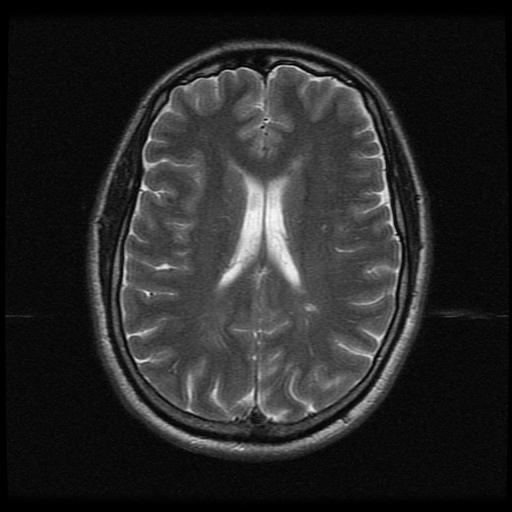
//> input picture GaborBars/data/brain2.jpg, 512 x 512 px
$ ./gaborFunction   (built with g++ and OpenCV 4)
//> lines starting //> are read from the running program, lines starting //| are printed output that depends on the picture
/*
 * =====================================================================================
 *
 *       Filename:  gaborFunction.cpp
 *
 *    Description:  gabor main function
 *
 *        Version:  1.0
 *        Created:  04/11/2017 02:39:23
 *       Revision:  none
 *       Compiler:  gcc
 *
 *         Author:  Ada Kaminkure (AdaCode), ada@adacode.io
 *        Company:  ADACODE.IO
 *
 * =====================================================================================
 */

#include <iostream>
#include <vector>
#include "opencv2/opencv.hpp"

using namespace std;
using namespace cv;

const int thata_max = 360;
const int sigma_max = 100;
const int lambd_max = 180;
const int kernel_max = 500;

int thata_slider, sigma_slider, lambd_slider, kernel_slider;
double thata, sigma, lambd, kernel_value;

Mat img, gaborKernel, dst;

void on_trackbar(int, void*)
{
	thata = (double)thata_slider;
	sigma = (double)sigma_slider;
	lambd = (double)lambd_slider;
	kernel_value = (double)kernel_slider;

	int ksize = kernel_value, ktype = CV_64F;
	double psi = CV_PI*0.5;
	if(ksize <= 0)
		ksize = 1;
	Mat gaborKernel = getGaborKernel(Size(ksize, ksize), sigma, thata, lambd, 1, psi, ktype);
	filter2D(img, dst, img.depth(), gaborKernel);
	Mat marked;
	cvtColor(dst.clone(), marked, COLOR_RGB2GRAY);
	vector<Point> pointStore;

	for(int row = 0; row<marked.rows; row++)
	{
		for(int col = 0; col<marked.cols; col++)
		{
			int intensity = (int)marked.at<uchar>(row, col);
			if(intensity >= 255)
			{
				Point center(col, row);
//				circle(dst, center,	1, Scalar(0,0,255), 0);
				pointStore.push_back(center);
			}
		}
	}
	imshow("Kernel", gaborKernel);

// axis
	line(dst, Point(dst.cols/2, 0), Point(dst.cols/2, dst.rows), Scalar(0, 255, 0), 3);
	line(dst, Point(0, dst.rows/2), Point(dst.cols, dst.rows/2), Scalar(0, 255, 0), 3);
	line(dst, Point(1, 1), Point(dst.cols, dst.rows), Scalar(0, 255, 0), 3);
	line(dst, Point(dst.cols, 0), Point(0, dst.rows), Scalar(0, 255, 0), 3);
	imshow("Gabor Result", dst);
	cout << "nPoint = " << pointStore.size() << endl;
}

int main(int argc, char *argv[])
{
	img = imread("./data/brain2.jpg", 1);
//> img is the input picture: 512 rows x 512 cols, CV_8UC3; min 0, max 255, mean 39.6
	if(!img.data)
		cout << "Image not found" << endl;
// Region of interest
	Rect roi;
	roi.x = img.cols/13;
//> roi = Rect(39, 0, 0, 0)
	roi.y = img.rows/13;
//> roi = Rect(39, 39, 0, 0)
	roi.width = img.cols - roi.x*2;
//> roi = Rect(39, 39, 434, 0)
	roi.height = img.rows - roi.y*2;
//> roi = Rect(39, 39, 434, 434)
	img = img(roi);
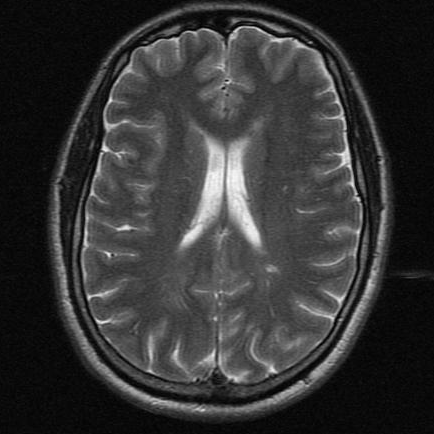
//> img: 434 rows x 434 cols, CV_8UC3; min 0, max 255, mean 52.3


// destination Mat
	dst = cv::Mat(img.size(), img.type());

	//init slide value
	thata_slider = 180;
	sigma_slider = 2;
	lambd_slider = 10;
	kernel_slider = 11;

	//named window
	namedWindow("Gabor Result", 0);

	//Create trackbar
	char namedThata[50], namedSigma[50], namedLambd[50], namedKernel[50];
	sprintf(namedThata, "Thata");
	sprintf(namedSigma, "Sigma");
	sprintf(namedLambd, "Lambd");
	sprintf(namedKernel, "Kernel Size");
	createTrackbar(namedThata, "Gabor Result", &thata_slider, thata_max, on_trackbar);
	createTrackbar(namedSigma, "Gabor Result", &sigma_slider, sigma_max, on_trackbar);
	createTrackbar(namedLambd, "Gabor Result", &lambd_slider, lambd_max, on_trackbar);
	createTrackbar(namedKernel, "Gabor Result", &kernel_slider, kernel_max, on_trackbar);

	//Move window
	moveWindow("Gabor Result", 0, 0);

	//show trackbar
	on_trackbar(thata_slider, 0);
//> in on_trackbar, `filter2D(img, dst, img.depth(), gaborKernel);`:
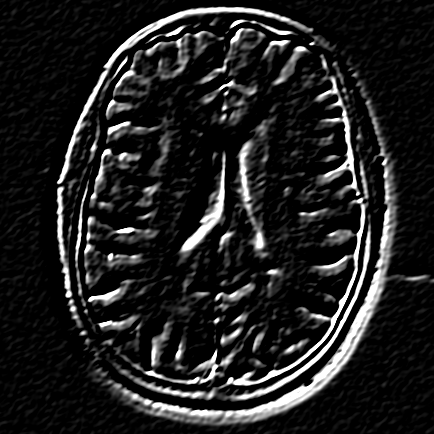
//> dst: 434 rows x 434 cols, CV_8UC3; min 0, max 255, mean 32.5
//> after the loop in on_trackbar, `for(int row = 0; row<marked.rows; row++)`: pointStore = 6686 Points (x, y), first 12: [208, 8], [209, 8], [210, 8], [211, 8], [212, 8], [213, 8], [214, 8], [215, 8], [216, 8], [217, 8], [218, 8], [219, 8]
//> in on_trackbar, `line(dst, Point(dst.cols, 0), Point(0, dst.rows), Scalar(0, 255, 0), 3);`:
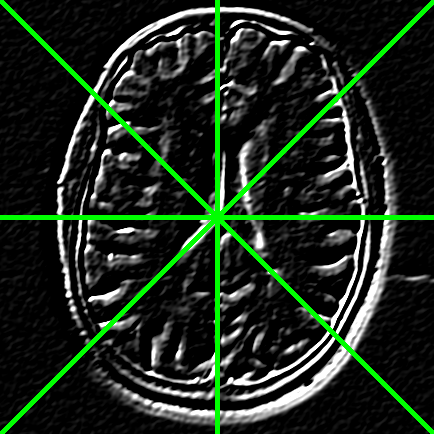
//> dst: 434 rows x 434 cols, CV_8UC3; mean B, G, R 30.4, 44.3, 30.4
//| nPoint = 6686
	on_trackbar(sigma_slider, 0);
//| nPoint = 6686
	on_trackbar(lambd_slider, 0);
//| nPoint = 6686
	on_trackbar(kernel_slider, 0);
//| nPoint = 6686

	waitKey(0);

	return 0;
}

$ run again, with GaborBars/data/brain1.jpg copied over GaborBars/data/brain2.jpg
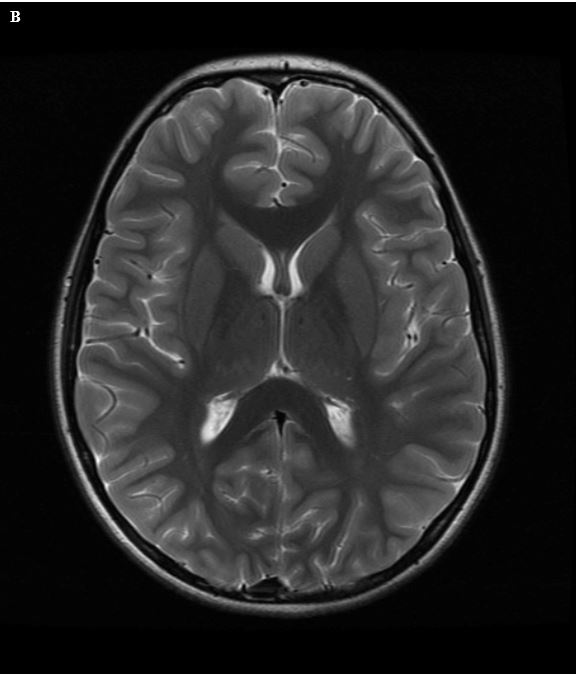
//> input picture GaborBars/data/brain1.jpg, 581 x 676 px
//> img is the input picture: 676 rows x 581 cols, CV_8UC3; min 0, max 255, mean 41
//> `img = img(roi);`:
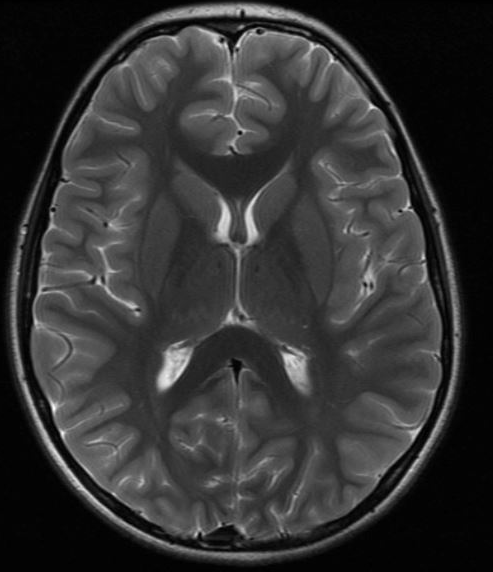
//> img: 572 rows x 493 cols, CV_8UC3; min 0, max 252, mean 51.4
//> after the loop in on_trackbar, `for(int row = 0; row<marked.rows; row++)`: pointStore = 7439 Points (x, y), first 12: [240, 9], [241, 9], [242, 9], [243, 9], [239, 10], [240, 10], [241, 10], [242, 10], [243, 10], [238, 11], [239, 11], [240, 11]
//> in on_trackbar, `line(dst, Point(dst.cols, 0), Point(0, dst.rows), Scalar(0, 255, 0), 3);`:
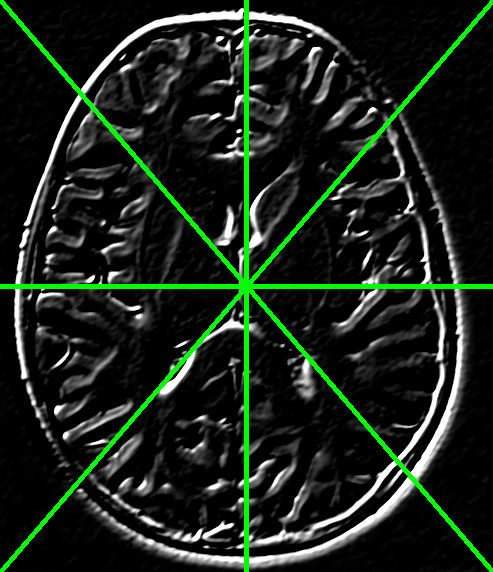
//> dst: 572 rows x 493 cols, CV_8UC3; mean B, G, R 26.2, 37.4, 26.2
//| nPoint = 7439
//| nPoint = 7439
//| nPoint = 7439
//| nPoint = 7439

$ run again, with GaborBars/data/brain.jpeg copied over GaborBars/data/brain2.jpg
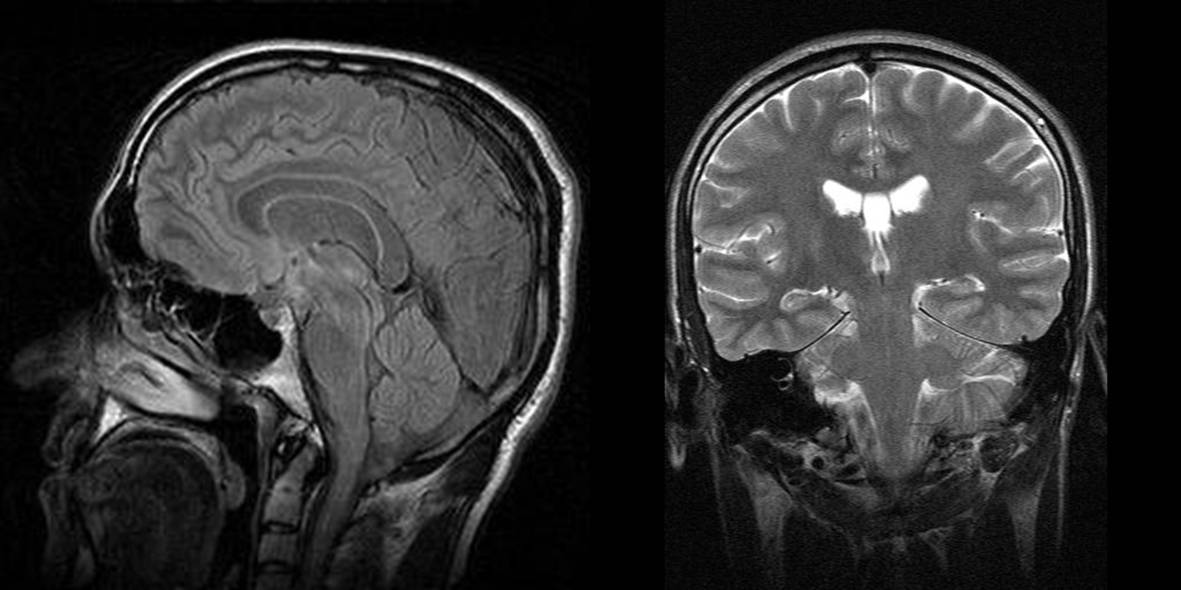
//> input picture GaborBars/data/brain.jpeg, 1181 x 590 px
//> img is the input picture: 590 rows x 1181 cols, CV_8UC3; min 0, max 255, mean 50
//> `img = img(roi);`:
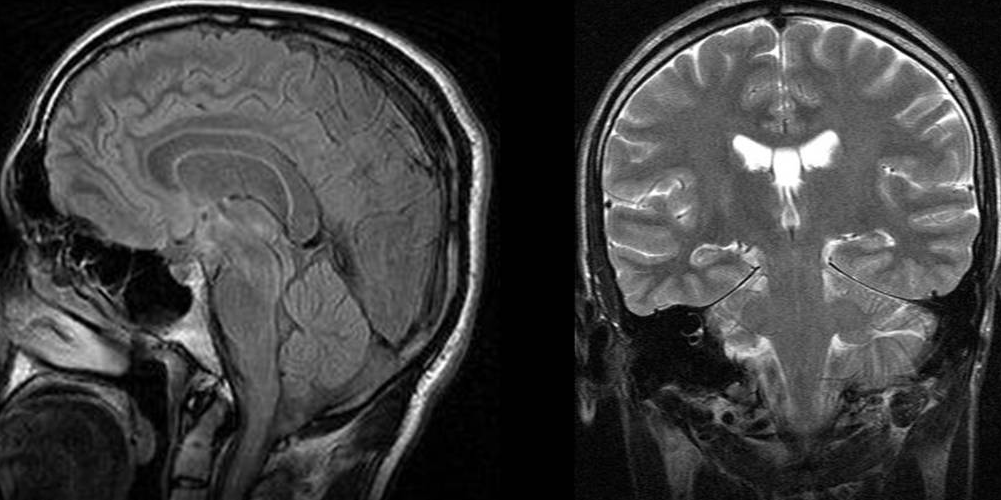
//> img: 500 rows x 1001 cols, CV_8UC3; min 0, max 255, mean 66.2
//> after the loop in on_trackbar, `for(int row = 0; row<marked.rows; row++)`: pointStore = 19984 Points (x, y), first 12: [742, 0], [743, 0], [744, 0], [745, 0], [746, 0], [747, 0], [748, 0], [749, 0], [750, 0], [751, 0], [752, 0], [753, 0]
//> in on_trackbar, `line(dst, Point(dst.cols, 0), Point(0, dst.rows), Scalar(0, 255, 0), 3);`:
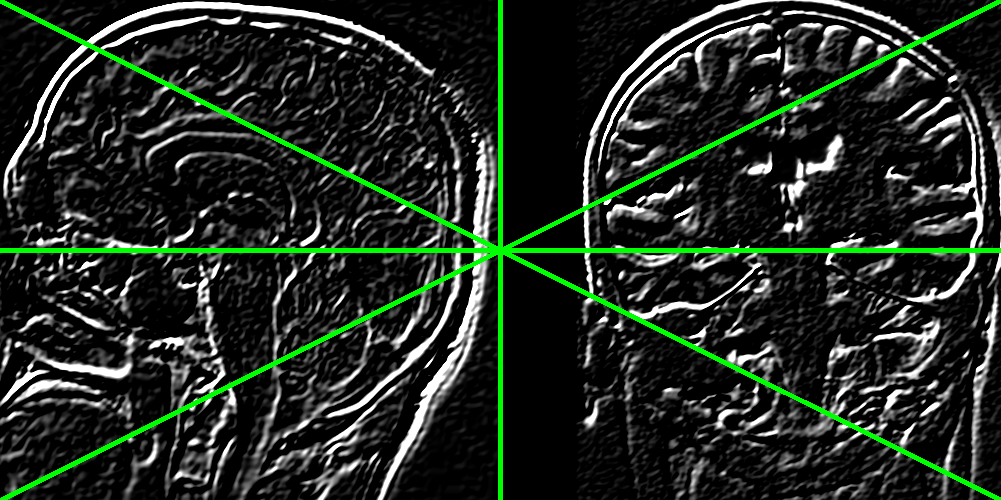
//> dst: 500 rows x 1001 cols, CV_8UC3; mean B, G, R 35, 44.3, 35
//| nPoint = 19984
//| nPoint = 19984
//| nPoint = 19984
//| nPoint = 19984
